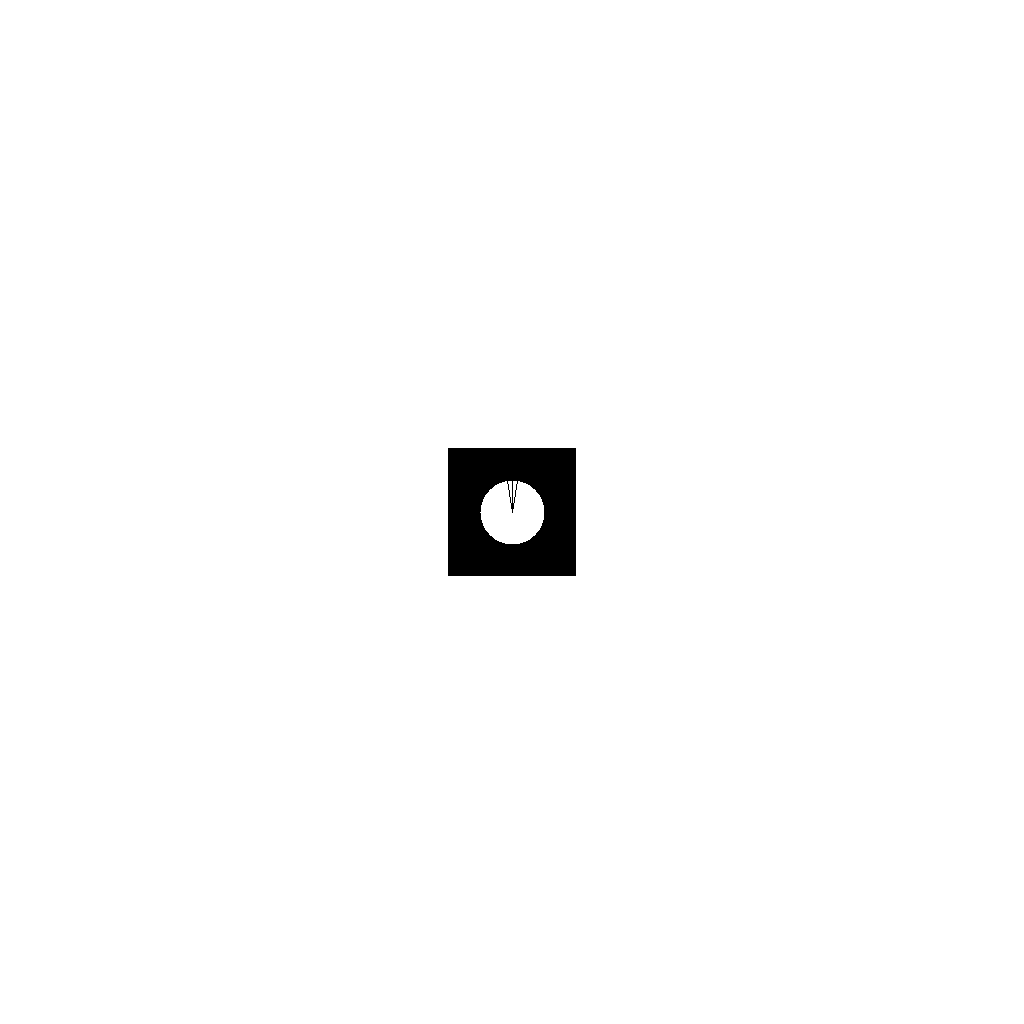
Frame 1 (no input)
Frame 60 (the mouse pressed at the canvas centre just before this capture): identical to frame 1, image omitted
Frame 120 (the mouse held since frame 60 and released just before this capture): identical to frame 1, image omitted

The Processing sketch that drew this single still picture (run headless with seeded random() and noise(); from frame 60 on, the mouse is pressed at the canvas centre):

// Processing sketch: lecture_241205a_inputs
// ── lecture_241205a_inputs.pde
PVector player;
boolean goingLeft, goingRight,
  goingUp, goingDown,
  spinningPositive, spinningNegative;
float speed = 5;

void setup() {
  size(1024, 1024);
  background(255);
  player = new PVector(width/2, height/2);
  noStroke();
  noSmooth();
  rectMode(CENTER);
}

void draw() {
  noStroke();
  fill(255, 50);
  rect(width/2, height/2, width, height);
  
  if(goingLeft){
    player.x -= speed;
  }
  if(goingRight){
    player.x += speed;
  }
  if(goingUp){
    player.y -= speed;
  }
  if(goingDown){
    player.y += speed;
  }
  if(spinningNegative){
    player.z -= radians(1);
  }
  if(spinningPositive){
    player.z += radians(1);
  }
  
  
  // set up transforms
  translate(player.x, player.y);
  rotate(player.z); // this is a bad and lazy way to do this.

  // render
  fill(0);
  square(0, 0, 128);
  fill(255);
  circle(0, 0, 64);
  stroke(0);
  line(0, 0, 0, -64); // line going north
  line(0, 0, -10, -64);
  line(0, 0, 10, -64);
}

void keyPressed() {
  switch(key) {
    case 'W':
    case 'w':
      goingUp = true;
      break;
    case 'S':
    case 's':
      goingDown = true;
      break;
    case 'A':
    case 'a':
      goingLeft = true;
      break;
    case 'D':
    case 'd':
      goingRight = true;
      break;
    case 'Q':
    case 'q':
      spinningNegative = true;
      break;
    case 'E':
    case 'e':
      spinningPositive = true;
      break;
  }
}

void keyReleased() {
  switch(key) {
    case 'W':
    case 'w':
      goingUp = false;
      break;
    case 'S':
    case 's':
      goingDown = false;
      break;
    case 'A':
    case 'a':
      goingLeft = false;
      break;
    case 'D':
    case 'd':
      goingRight = false;
      break;
    case 'Q':
    case 'q':
      spinningNegative = false;
      break;
    case 'E':
    case 'e':
      spinningPositive = false;
      break;
  }
}
